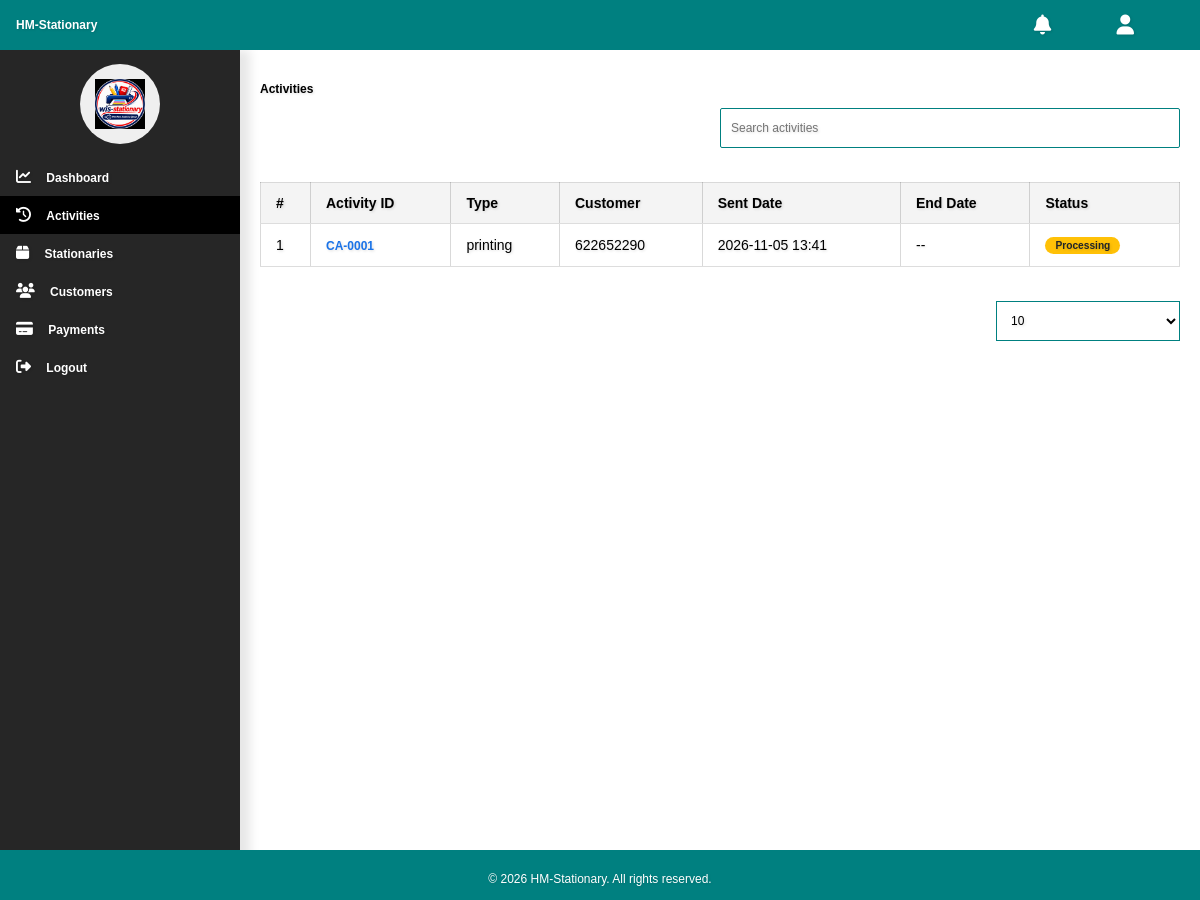
Page /stationary/admin/activities/ (signed in) on the earlier database version.
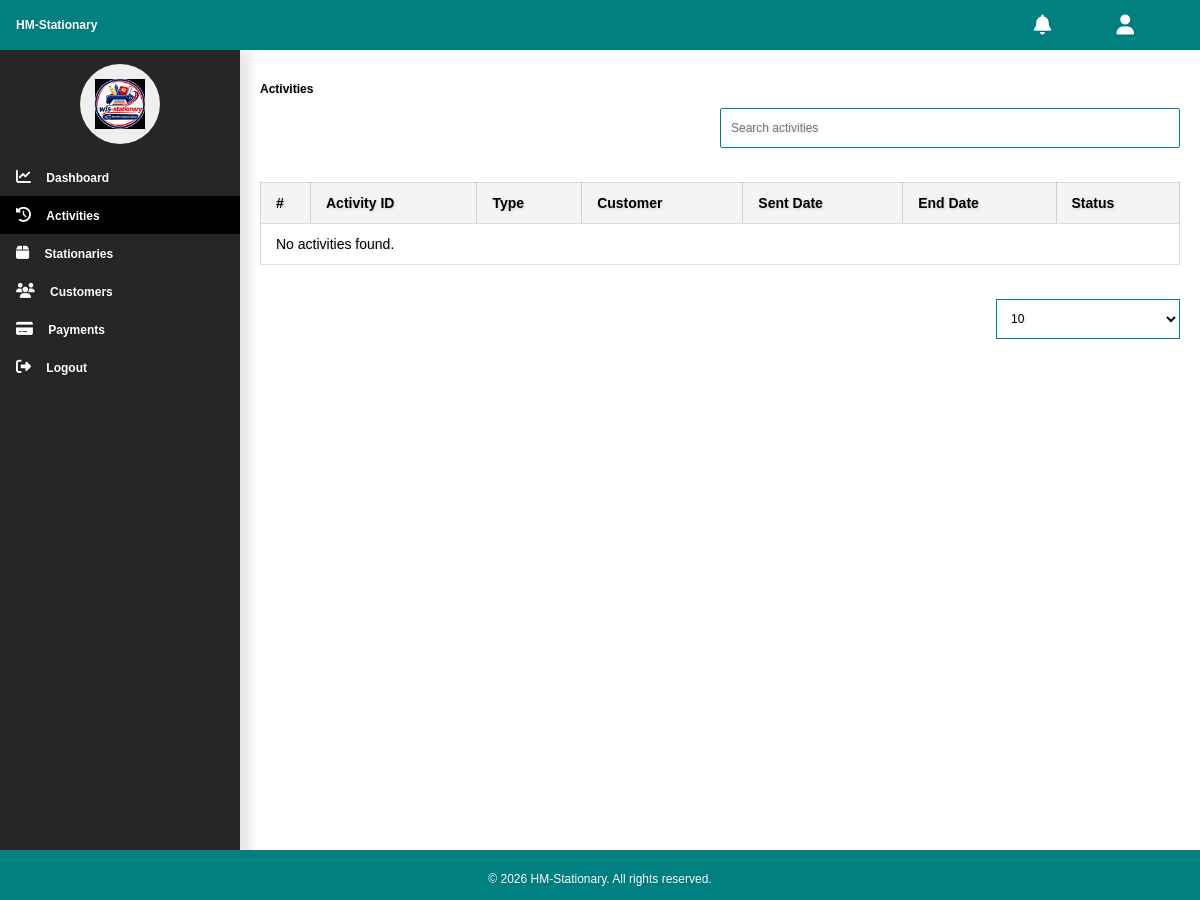
Same page on the later database version.
### stationary_system/models/activity.py (models this page shows, shortened)
class Activity(models.Model):
    STATUS_CHOICES = [
        ('waiting', 'Waiting'),
        ('pending', 'Pending'),
        ('processing', 'Processing'),
        ('completed', 'Completed'),
        ('declined', 'Declined'),
    ]
    activity_id = models.CharField(max_length=100, unique=True)
    stationary_profile = models.ForeignKey(
        'StationaryProfile',
        on_delete=models.CASCADE,
        null=True,
        blank=True,
        related_name='activities'
    )
    activity_type = models.CharField(max_length=100)
    costs = models.DecimalField(max_digits=10, decimal_places=2)
    user = models.ForeignKey(
        settings.AUTH_USER_MODEL,
        on_delete=models.CASCADE,
        related_name='activities'
    )
    sent_date = models.DateTimeField(auto_now_add=True)
    end_date = models.DateTimeField(null=True, blank=True)
    status = models.CharField(
        max_length=32,
        choices=STATUS_CHOICES,
        default='waiting'
    )

### stationary_system/models/accounts.py (models this page shows, shortened)
class CustomUser(AbstractUser):
    phone = models.CharField(max_length=20, blank=True, null=True)
    stationary_id = models.CharField(max_length=20, blank=True, null=True)

### stationary_system/views/admin_views/activities.py (the view)
# urls.py: path('stationary/admin/activities/', activities.admin_activities, name='admin_activities'),
@login_required(login_url='login_page_admin')
def admin_activities(request):
    activities = Activity.objects.all().order_by('-sent_date')  # Latest first
    context = {
        'activities': activities
    }
    return render(request, 'admin/activities.html', context)

### stationary_system/templates/admin/activities.html (shortened to what the changed rows need)
{% load static %}
<!DOCTYPE html>
<html lang="en">
<head>
    <link rel="stylesheet" href="https://cdnjs.cloudflare.com/ajax/libs/font-awesome/6.4.0/css/all.min.css">
    <link rel="stylesheet" href="{% static 'admin_css/dashboard.css' %}">
    <link rel="stylesheet" href="{% static 'admin_css/activities.css' %}">
</head>
<body>
    <div class="row-holder-1">
        <div class="content-holder-4">
            <div class="dash-content-5">
                <div class="activities-table-holder-6">
                    <br>
                    <div class="table-holder-9">
                        <table class="table-9" id="activities-table">
                            <thead>
                                <tr>
                                    <th class="index-9">#</th>
                                    <th>Activity ID</th>
                                    <th>Type</th>
                                    <th>Customer</th>
                                    <th>Sent Date</th>
                                    <th>End Date</th>
                                    <th>Status</th>
                                </tr>
                            </thead>
                            <tbody>
                                {% for activity in activities %}
                                <tr>
                                    <td class="index-9">{{ forloop.counter }}</td>
                                    <td>
                                        <a href="{% url 'admin_preview_activity' activity_id=activity.activity_id %}"
                                            class="activity-link-9">
                                            {{ activity.activity_id }}
                                        </a>
                                    </td>
                                    <td>{{ activity.activity_type }}</td>
                                    <td>{{ activity.user.get_full_name|default:activity.user.username }}</td>
                                    <td>{{ activity.sent_date|date:"Y-m-d H:i" }}</td>
                                    <td>
                                        {% if activity.end_date %}
                                        {{ activity.end_date|date:"Y-m-d H:i" }}
                                        {% else %}
                                        --
                                        {% endif %}
                                    </td>
                                    <td>
                                        <span class="status-badge {{ activity.status }}">
                                            {{ activity.status|capfirst }}
                                        </span>
                                    </td>
                                </tr>
                                {% empty %}
                                <tr>
                                    <td colspan="7">No activities found.</td>
                                </tr>
                                {% endfor %}
                            </tbody>
                        </table>
                    </div>
                </div>
                <br>
            </div>
        </div>
    </div>
</body>
</html>

Differences in the rows shown:
removed Activity: activity_id "CA-0001", activity_type "printing", user.get_full_name "622652290", sent_date "2026-11-05 13:41", status "Processing"
Other differences:
text now shown: "No activities found."
